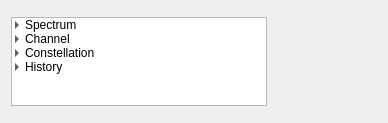
<?xml version="1.0" encoding="UTF-8"?>
<ui version="4.0">
 <class>RFWidget</class>
 <widget class="QWidget" name="RFWidget">
  <property name="geometry">
   <rect>
    <x>0</x>
    <y>0</y>
    <width>388</width>
    <height>123</height>
   </rect>
  </property>
  <property name="windowTitle">
   <string>Form</string>
  </property>
  <layout class="QVBoxLayout" name="verticalLayout">
   <item>
    <widget class="DRMDetail" name="drmDetail" native="true"/>
   </item>
   <item>
    <layout class="QHBoxLayout" name="horizontalLayout">
     <item>
      <widget class="QTreeWidget" name="chartSelector">
       <property name="sizePolicy">
        <sizepolicy hsizetype="Minimum" vsizetype="Expanding">
         <horstretch>0</horstretch>
         <verstretch>0</verstretch>
        </sizepolicy>
       </property>
       <property name="showDropIndicator" stdset="0">
        <bool>false</bool>
       </property>
       <property name="iconSize">
        <size>
         <width>16</width>
         <height>16</height>
        </size>
       </property>
       <property name="verticalScrollMode">
        <enum>QAbstractItemView::ScrollPerPixel</enum>
       </property>
       <property name="indentation">
        <number>10</number>
       </property>
       <property name="rootIsDecorated">
        <bool>true</bool>
       </property>
       <attribute name="headerVisible">
        <bool>false</bool>
       </attribute>
       <column>
        <property name="text">
         <string>Chart Selector</string>
        </property>
       </column>
       <item>
        <property name="text">
         <string>Spectrum</string>
        </property>
        <property name="flags">
         <set>ItemIsDragEnabled|ItemIsUserCheckable|ItemIsEnabled</set>
        </property>
        <item>
         <property name="text">
          <string>Input PSD</string>
         </property>
         <property name="icon">
          <iconset resource="res/icons.qrc">
           <normaloff>:/icons/CSSpectrumInpPSD.png</normaloff>:/icons/CSSpectrumInpPSD.png</iconset>
         </property>
        </item>
        <item>
         <property name="text">
          <string>Input Spectrum</string>
         </property>
         <property name="icon">
          <iconset resource="res/icons.qrc">
           <normaloff>:/icons/CSSpectrumInpSpectr.png</normaloff>:/icons/CSSpectrumInpSpectr.png</iconset>
         </property>
        </item>
        <item>
         <property name="text">
          <string>Waterfall Input Spectrum</string>
         </property>
         <property name="icon">
          <iconset resource="res/icons.qrc">
           <normaloff>:/icons/CSSpectrumWaterf.png</normaloff>:/icons/CSSpectrumWaterf.png</iconset>
         </property>
        </item>
        <item>
         <property name="text">
          <string>Shifted PSD</string>
         </property>
         <property name="icon">
          <iconset resource="res/icons.qrc">
           <normaloff>:/icons/CSSpectrumShiftedPSD.png</normaloff>:/icons/CSSpectrumShiftedPSD.png</iconset>
         </property>
        </item>
        <item>
         <property name="text">
          <string>SNR Spectrum</string>
         </property>
         <property name="icon">
          <iconset resource="res/icons.qrc">
           <normaloff>:/icons/CSSpectrumSNR.png</normaloff>:/icons/CSSpectrumSNR.png</iconset>
         </property>
        </item>
       </item>
       <item>
        <property name="text">
         <string>Channel</string>
        </property>
        <property name="flags">
         <set>ItemIsDragEnabled|ItemIsUserCheckable|ItemIsEnabled</set>
        </property>
        <item>
         <property name="text">
          <string>Impulse Response</string>
         </property>
         <property name="icon">
          <iconset resource="res/icons.qrc">
           <normaloff>:/icons/CSChannel.png</normaloff>:/icons/CSChannel.png</iconset>
         </property>
        </item>
        <item>
         <property name="text">
          <string>Transfer Function</string>
         </property>
         <property name="icon">
          <iconset resource="res/icons.qrc">
           <normaloff>:/icons/CSTF.png</normaloff>:/icons/CSTF.png</iconset>
         </property>
        </item>
       </item>
       <item>
        <property name="text">
         <string>Constellation</string>
        </property>
        <property name="flags">
         <set>ItemIsDragEnabled|ItemIsUserCheckable|ItemIsEnabled</set>
        </property>
        <item>
         <property name="text">
          <string>FAC / SDC / MSC</string>
         </property>
         <property name="icon">
          <iconset resource="res/icons.qrc">
           <normaloff>:/icons/CSConstellation.png</normaloff>:/icons/CSConstellation.png</iconset>
         </property>
        </item>
        <item>
         <property name="text">
          <string>FAC</string>
         </property>
         <property name="icon">
          <iconset resource="res/icons.qrc">
           <normaloff>:/icons/CSFAC.png</normaloff>:/icons/CSFAC.png</iconset>
         </property>
        </item>
        <item>
         <property name="text">
          <string>SDC</string>
         </property>
         <property name="icon">
          <iconset resource="res/icons.qrc">
           <normaloff>:/icons/CSSDC.png</normaloff>:/icons/CSSDC.png</iconset>
         </property>
        </item>
        <item>
         <property name="text">
          <string>MSC</string>
         </property>
         <property name="icon">
          <iconset resource="res/icons.qrc">
           <normaloff>:/icons/CSMSC.png</normaloff>:/icons/CSMSC.png</iconset>
         </property>
        </item>
       </item>
       <item>
        <property name="text">
         <string>History</string>
        </property>
        <property name="flags">
         <set>ItemIsDragEnabled|ItemIsUserCheckable|ItemIsEnabled</set>
        </property>
        <item>
         <property name="text">
          <string>SNR / Audio</string>
         </property>
         <property name="icon">
          <iconset resource="res/icons.qrc">
           <normaloff>:/icons/CSAudSNRHist.png</normaloff>:/icons/CSAudSNRHist.png</iconset>
         </property>
        </item>
        <item>
         <property name="text">
          <string>Delay / Doppler</string>
         </property>
         <property name="icon">
          <iconset resource="res/icons.qrc">
           <normaloff>:/icons/CSHistoryDelDopp.png</normaloff>:/icons/CSHistoryDelDopp.png</iconset>
         </property>
        </item>
        <item>
         <property name="text">
          <string>Frequency / Sample Rate</string>
         </property>
         <property name="icon">
          <iconset resource="res/icons.qrc">
           <normaloff>:/icons/CSHistoryFreqSam.png</normaloff>:/icons/CSHistoryFreqSam.png</iconset>
         </property>
        </item>
       </item>
      </widget>
     </item>
     <item>
      <widget class="QwtPlot" name="plot">
       <property name="frameShape">
        <enum>QFrame::NoFrame</enum>
       </property>
       <property name="frameShadow">
        <enum>QFrame::Plain</enum>
       </property>
       <property name="lineWidth">
        <number>0</number>
       </property>
      </widget>
     </item>
    </layout>
   </item>
   <item>
    <widget class="DRMOptions" name="drmOptions" native="true">
     <property name="autoFillBackground">
      <bool>false</bool>
     </property>
    </widget>
   </item>
  </layout>
 </widget>
 <customwidgets>
  <customwidget>
   <class>DRMOptions</class>
   <extends>QWidget</extends>
   <header>drmoptions.h</header>
   <container>1</container>
  </customwidget>
  <customwidget>
   <class>DRMDetail</class>
   <extends>QWidget</extends>
   <header>drmdetail.h</header>
   <container>1</container>
  </customwidget>
  <customwidget>
   <class>QwtPlot</class>
   <extends>QFrame</extends>
   <header>qwt_plot.h</header>
   <container>1</container>
  </customwidget>
 </customwidgets>
 <resources>
  <include location="res/icons.qrc"/>
 </resources>
 <connections/>
</ui>
